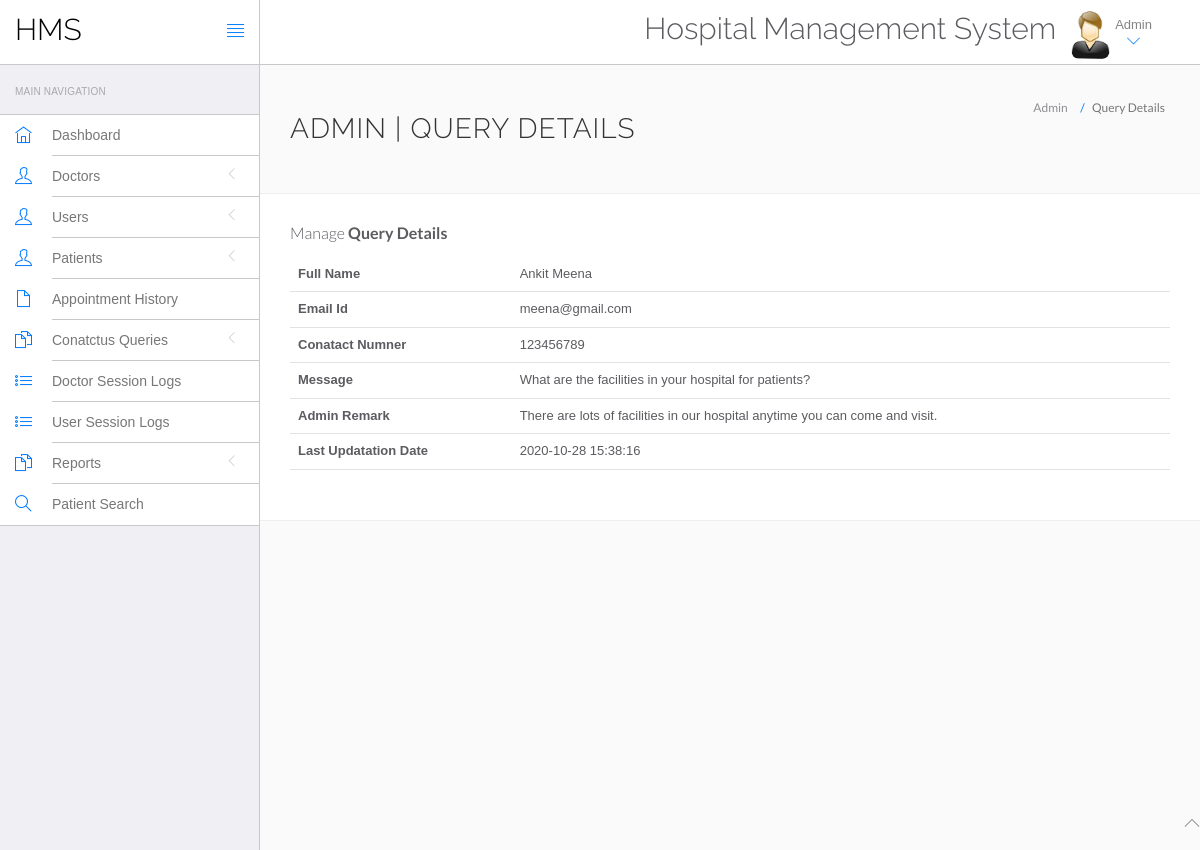
The app's page /hms/admin/query-details.php?id=1 (signed in) with its own data.
### tables this page shows
CREATE TABLE `tblcontactus` (
  `id` int(11) NOT NULL,
  `fullname` varchar(255) DEFAULT NULL,
  `email` varchar(255) DEFAULT NULL,
  `contactno` bigint(12) DEFAULT NULL,
  `message` mediumtext DEFAULT NULL,
  `PostingDate` timestamp NULL DEFAULT current_timestamp(),
  `AdminRemark` mediumtext DEFAULT NULL,
  `LastupdationDate` timestamp NULL DEFAULT NULL ON UPDATE current_timestamp(),
  `IsRead` int(11) DEFAULT NULL
);

### hms/admin/query-details.php (the view, shortened to what this page needs)
<?php
include('include/config.php');
?>
<!DOCTYPE html>
<html lang="en">
	<head>
		<link rel="stylesheet" href="vendor/bootstrap/css/bootstrap.min.css">
		<link rel="stylesheet" href="vendor/fontawesome/css/font-awesome.min.css">
		<link rel="stylesheet" href="vendor/themify-icons/themify-icons.min.css">
		<link href="vendor/animate.css/animate.min.css" rel="stylesheet" media="screen">
		<link href="vendor/perfect-scrollbar/perfect-scrollbar.min.css" rel="stylesheet" media="screen">
		<link href="vendor/switchery/switchery.min.css" rel="stylesheet" media="screen">
		<link href="vendor/bootstrap-touchspin/jquery.bootstrap-touchspin.min.css" rel="stylesheet" media="screen">
		<link href="vendor/select2/select2.min.css" rel="stylesheet" media="screen">
		<link href="vendor/bootstrap-datepicker/bootstrap-datepicker3.standalone.min.css" rel="stylesheet" media="screen">
		<link href="vendor/bootstrap-timepicker/bootstrap-timepicker.min.css" rel="stylesheet" media="screen">
		<link rel="stylesheet" href="assets/css/styles.css">
		<link rel="stylesheet" href="assets/css/plugins.css">
		<link rel="stylesheet" href="assets/css/themes/theme-1.css" id="skin_color" />
	</head>
	<body>
		<div id="app">
<?php include('include/sidebar.php');?>
			<div class="app-content">
						<?php include('include/header.php');?>
				<div class="main-content" >
					<div class="wrap-content container" id="container">
						<section id="page-title">
							<div class="row">
								<div class="col-sm-8">
									<h1 class="mainTitle">Admin | Query Details</h1>
																	</div>
								<ol class="breadcrumb">
									<li>
										<span>Admin</span>
									</li>
									<li class="active">
										<span>Query Details</span>
									</li>
								</ol>
							</div>
						</section>
						<div class="container-fluid container-fullw bg-white">
									<div class="row">
								<div class="col-md-12">
									<h5 class="over-title margin-bottom-15">Manage <span class="text-bold">Query Details</span></h5>
									<table class="table table-hover" id="sample-table-1">
										<tbody>
<?php
$qid=intval($_GET['id']);
$sql=mysqli_query($con,"select * from tblcontactus where id='$qid'");
while($row=mysqli_fetch_array($sql))
{
?>
											<tr>
												<th>Full Name</th>
												<td><?php echo $row['fullname'];?></td>
											</tr>
											<tr>
												<th>Email Id</th>
												<td><?php echo $row['email'];?></td>
											</tr>
											<tr>
												<th>Conatact Numner</th>
												<td><?php echo $row['contactno'];?></td>
											</tr>
											<tr>
												<th>Message</th>
												<td><?php echo $row['message'];?></td>
												</tr>
<?php if($row['AdminRemark']==""){?>
<form name="query" method="post">
	<tr>
												<th>Admin Remark</th>
												<td><textarea name="adminremark" class="form-control" required="true"></textarea></td>
												</tr>
												<tr>
													<td>&nbsp;</td>
													<td>
														<button type="submit" class="btn btn-primary pull-left" name="update">
		Update <i class="fa fa-arrow-circle-right"></i>
								</button>
													</td>
												</tr>
</form>
													<?php } else {?>
	<tr>
												<th>Admin Remark</th>
												<td><?php echo $row['AdminRemark'];?></td>
												</tr>
<tr>
												<th>Last Updatation Date</th>
												<td><?php echo $row['LastupdationDate'];?></td>
												</tr>
											<?php
											 }} ?>
										</tbody>
									</table>
								</div>
							</div>
								</div>
							</div>
						</div>
					</div>
				</div>
	<?php include('include/footer.php');?>
	</body>
</html>

### hms/admin/assets/css/themes/theme-1.css (style rules this page uses)
body { background: #FAFAFA; }

### records on screen
tblcontactus: fullname "Ankit Meena", email "meena@gmail.com", contactno "123456789", message "What are the facilities in your hospital for patients?", AdminRemark "There are lots of facilities in our hospital anytime you can come and visit.", LastupdationDate "2020-10-28 15:38:16"
